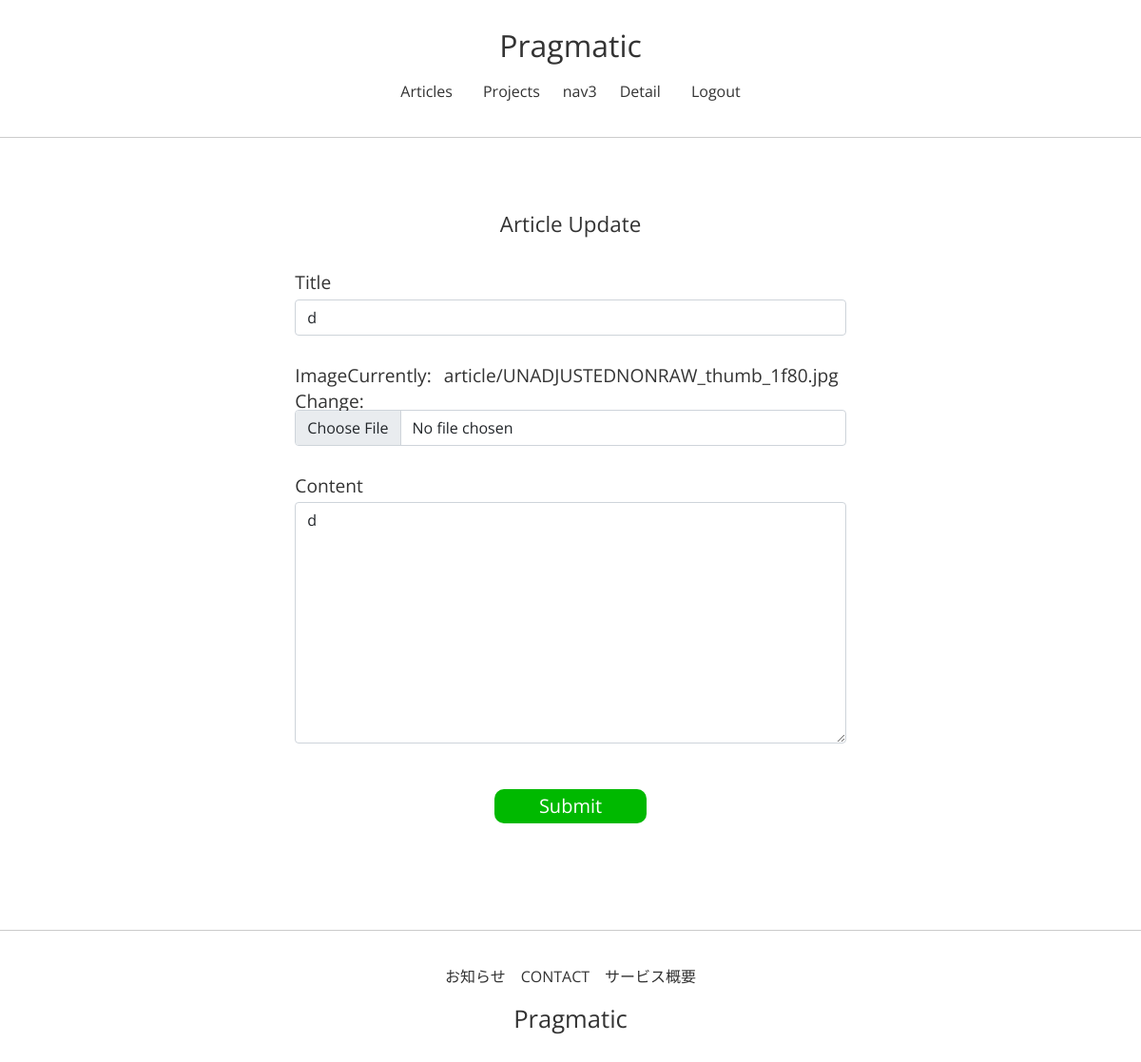
The app's page /articles/update/10 (signed in), older data.
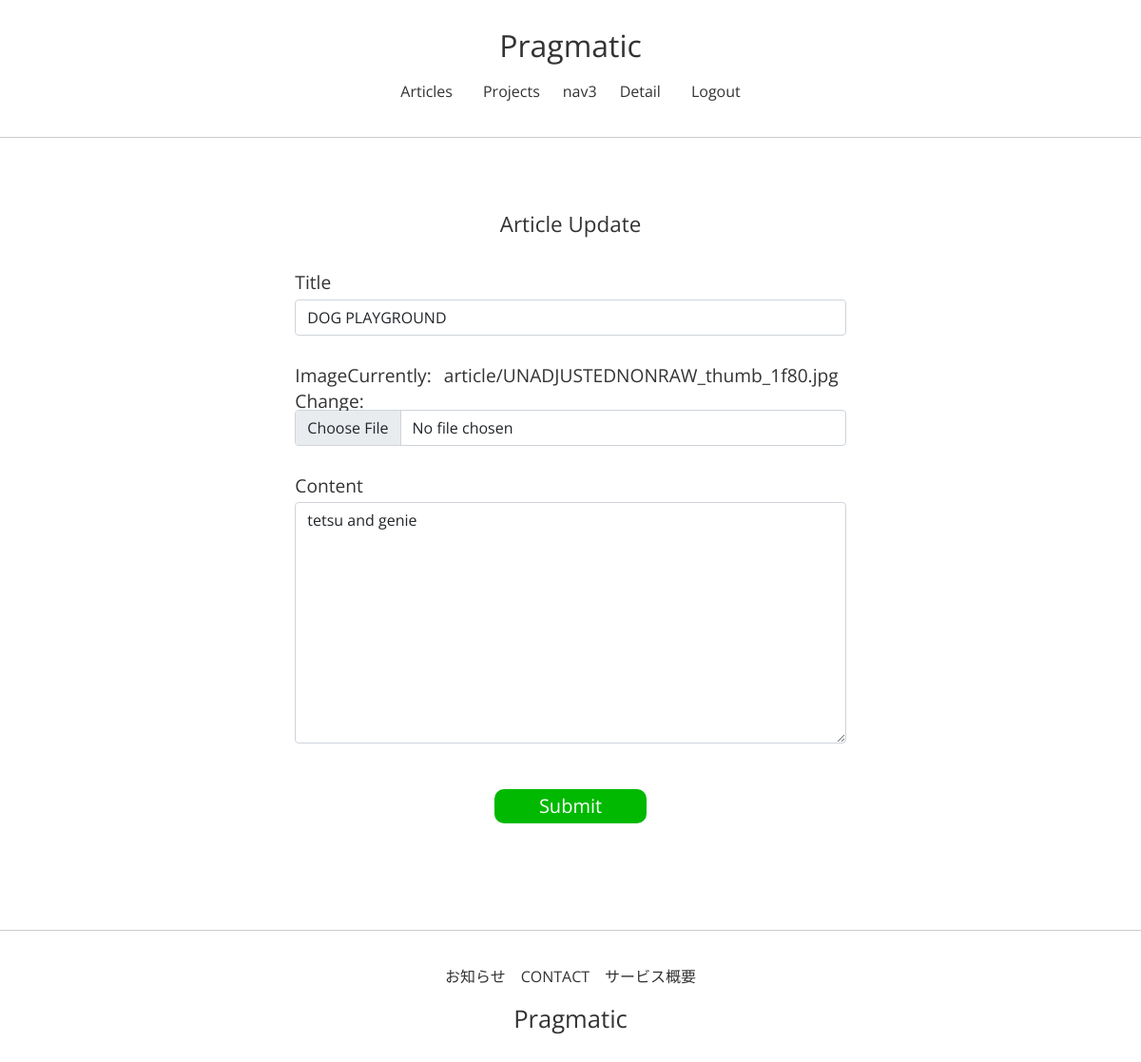
The same page, newer data.
### articleapp/models.py (models this page shows)
class Article(models.Model):
    writer = models.ForeignKey(
        User, on_delete=models.SET_NULL, related_name='article', null=True)
    title = models.CharField(max_length=200, null=True)
    image = models.ImageField(upload_to='article/', null=False)
    content = models.TextField(null=True)
    created_at = models.DateField(auto_now_add=True, null=True)

### articleapp/views.py (the view, shortened to what this page needs)
# urls.py: path('update/<int:pk>', ArticleUpdateView.as_view(), name='update'),
@method_decorator(has_ownership, 'get')
@method_decorator(has_ownership, 'post')
class ArticleUpdateView(UpdateView):
    model = Article
    form_class = ArticleCreationForm
    context_object_name = 'target_article'
    template_name = 'articleapp/update.html'

### articleapp/forms.py
class ArticleCreationForm(ModelForm):
    class Meta:
        model = Article
        fields = ['title', 'image', 'content']

### articleapp/templates/articleapp/update.html (shortened to what this page needs)
{% extends 'base.html' %}
{% load bootstrap4 %}
{% block content %}
    <div class="article-update">
        <div class="mb-4">
            <h4>Article Update</h4>
        </div>
        <form action="{% url 'articleapp:update' pk=target_article.pk %}" method="post" enctype="multipart/form-data">
            {% bootstrap_form form %}
            <input type="submit" class="submit-btn">
        </form>
    </div>
{% endblock %}

Row changes from the older to the newer data that the page shows:
changed Article: title "d" → "DOG PLAYGROUND"; content "d" → "tetsu and genie"
